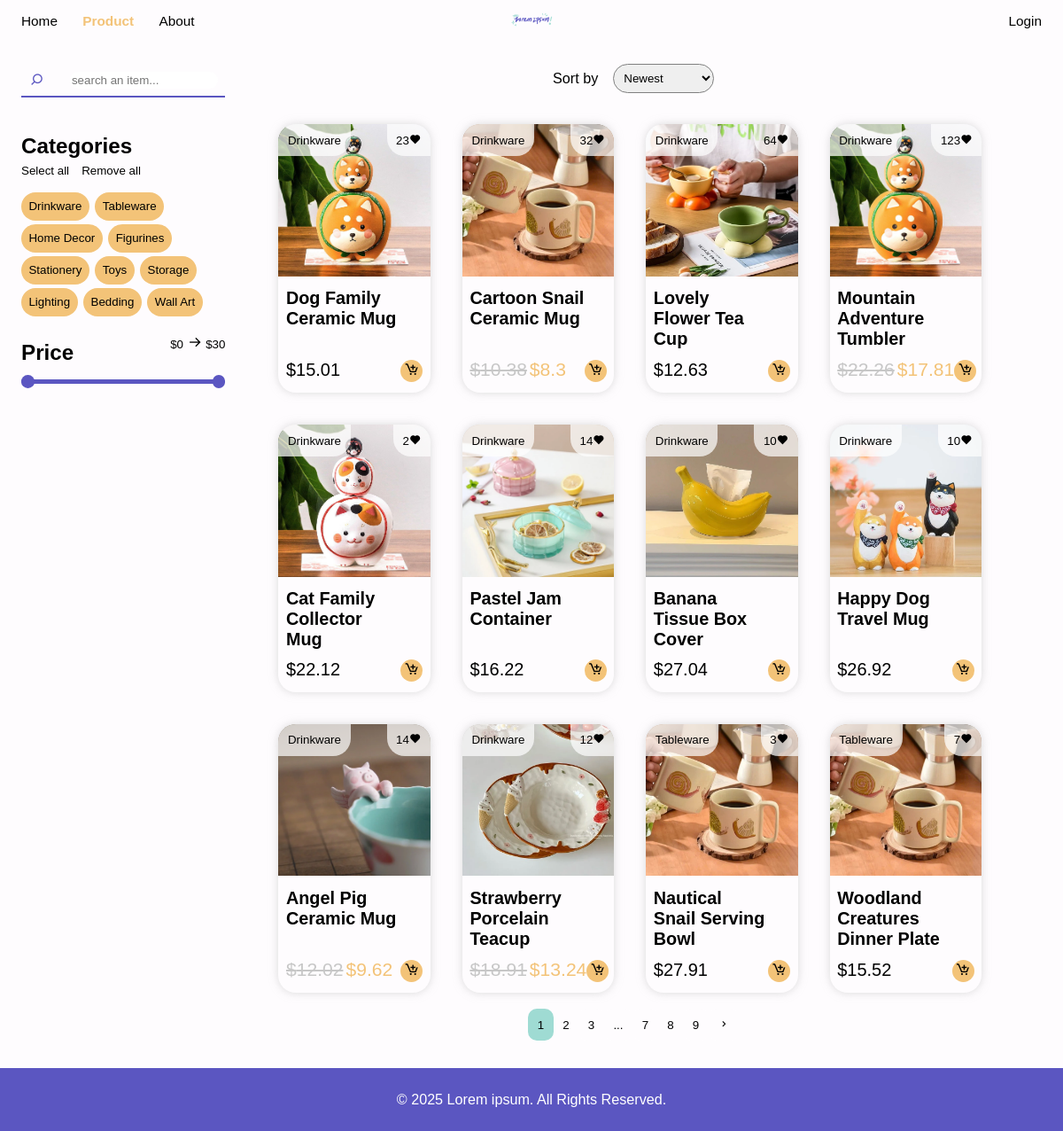
The app's page /product/ with its own data.
### tables this page shows
CREATE TABLE `categories` (
  `catID` int NOT NULL AUTO_INCREMENT,
  `catName` varchar(255) DEFAULT NULL,
  PRIMARY KEY (`catID`)
);

CREATE TABLE `products` (
  `id` int NOT NULL AUTO_INCREMENT,
  `title` varchar(255) NOT NULL,
  `imageLink` text,
  `productDesc` text,
  `catID` int DEFAULT NULL,
  `createdDate` datetime DEFAULT CURRENT_TIMESTAMP,
  `price` decimal(10,2) DEFAULT NULL,
  `salesAmount` decimal(10,0) DEFAULT '0',
  `inStock` decimal(10,0) DEFAULT '0',
  `discount` decimal(5,2) DEFAULT '0.00',
  PRIMARY KEY (`id`),
  KEY `catID` (`catID`),
  CONSTRAINT `products_ibfk_1` FOREIGN KEY (`catID`) REFERENCES `categories` (`catID`)
);

### app/controllers/ProductController.php (called while the page is built, shortened)
<?php
require_once __DIR__ . "/../models/ProductModel.php";
class ProductController
{
    private $model;
    private $limit;
    public function __construct()
    {
        $this->model = new ProductModel();
        $this->limit = 12;
    }
    public function index()
    {
        $categories = $this->model->get_categories();
        $get_cat = isset($_GET['category']) ? trim($_GET['category']) : "";
        $filter_cat = (!empty($get_cat)) ? [$get_cat] : array_column($categories, 'catID');
        $title = isset($_POST['title']) ? $_POST['title'] : "";
        $sort = ["by" => "createdDate", "order" => "DESC"];
        $filter = [
            "categories" => $filter_cat,
            "price_range" => [],
            "title" => $title
        ];
        $products = $this->model->get_products($sort, $filter, $this->limit, 0);
        require __DIR__ . "/../views/user/product/product.php";
    }
}

### app/models/ProductModel.php (called while the page is built, shortened)
<?php
require_once __DIR__ . "../../db.php";
class ProductModel
{
    private $db;
    public function __construct()
    {
        $this->db = Database::get_instance();
    }
    public function get_categories()
    {
        $stmt = $this->db->prepare("SELECT * FROM categories");
        $stmt->execute();
        $result = $stmt->get_result();
        $categories = $result->fetch_all(MYSQLI_ASSOC);
        return $categories;
    }
    public function get_products($sort, $filter, $limit, $offset)
    {
        $sort_key = $sort['by'];
        $sort_order = $sort['order'];
        $categories = $filter['categories'];
        $title = trim($filter['title']);
        $sql = "SELECT p.*, c.catName
            FROM products p
            JOIN categories c ON p.catID = c.catID
            WHERE 1=1";
        $params = [];
        $types = "";
        if (!empty($categories)) {
            $placeholders = implode(',', array_fill(0, count($categories), '?'));
            $sql .= " AND c.catID IN ($placeholders)";
            $params = array_merge($params, $categories);
            $types .= str_repeat("s", count($categories));
        }
        else {
            return [];
        }
        $sql .= " ORDER BY p.$sort_key $sort_order LIMIT ? OFFSET ?";
        $params[] = $limit;
        $params[] = $offset;
        $types .= "ii";
        $stmt = $this->db->prepare($sql);
        $stmt->bind_param($types, ...$params);
        $stmt->execute();
        $result = $stmt->get_result();
        $products = $result->fetch_all(MYSQLI_ASSOC);
        return $products;
    }
}

### app/db.php (called while the page is built, shortened)
<?php
class Database {
    public static $instance = null;
    public function __construct() {
        $this->connection = new mysqli('localhost','root','','lorem_ipsum');
    }
    public static function get_instance() {
        if (self::$instance == null) {
            self::$instance = new Database();
        }
        return self::$instance->connection;
    }
}
?>

### app/views/user/product/product.php (the view, shortened to what this page needs)
<div class="grid-1-4 container-inset">
    <?php require __DIR__ . "/filter.php"; ?>
    <div class="container">
        <?php require __DIR__ . "/sort.php"; ?>
        <div id="product-display">
            <?php if ($products != null && count($products) > 0): ?>
                <?php foreach ($products as $prod): ?>
                    <a class="card container" href="<?= PRODUCT_URL . slugify($prod["title"]) . "-" . htmlspecialchars($prod["id"]) ?>">
                        <div class="img-div" style="background-image: url('<?= IMAGE_PATH . htmlspecialchars($prod["imageLink"]) ?>')">
                            <div class="flex space-between">
                                <button class="tag tag-left"><?= htmlspecialchars($prod["catName"]) ?></button>
                                <button class="tag tag-right flex"><?= htmlspecialchars($prod['salesAmount']) ?><i class='bx bxs-heart'></i></button>
                            </div>
                        </div>
                        <div class="img-info">
                            <span class="flex-column space-between">
                                <h1><?= htmlspecialchars($prod["title"]) ?></h1>
                                <?php getDiscount($prod) ?>
                            </span>
                            <button
                                class="add-cart-btn"
                                data-id="<?= htmlspecialchars($prod['id']) ?>"
                                data-title="<?= htmlspecialchars($prod['title'], ENT_QUOTES) ?>">
                                <i class='bx bx-cart-add'></i>
                            </button>
                        </div>
                    </a>
                <?php endforeach; ?>
            <?php else: ?>
                <div class="empty" style="background-image: url('<?= IMAGE_PATH ?>empty.jpg');">No item available</div>
            <?php endif; ?>
        </div>
        <?php require __DIR__ . "/pagination.php"; ?>
    </div>
</div>

### app/views/user/product/filter.php (shortened to what this page needs)
<div id="filter">
    <div id="filter-search" class="mb-2">
        <i class='c-iris bx bx-search bx-rotate-90 me-2'></i>
        <input type="text" placeholder="search an item..." value=<?= e($title) ?>>
    </div>
    <div id="filter-categories" class="mt-2">
        <h2>Categories</h2>
        <div class="container">
            <div class="flex mb-2">
                <button id="select-all" class="btn-transparent me-2">Select all</button>
                <button id="remove-all" class="btn-transparent">Remove all</button>
            </div>
            <div id="categories-list">
                <?php foreach ($categories as $cat): ?>
                    <button
                        class=<?= in_array($cat['catID'], $filter_cat) ? "btn-active" : "" ?>
                        value=<?= e($cat['catID']) ?>>
                        <?= e($cat['catName']) ?>
                    </button>
                <?php endforeach; ?>
            </div>
        </div>
    </div>
    <div id="filter-price-range" class="mt-2">
        <div class="flex space-between" id="price-display">
            <h2>Price</h2>
            <div>
                <button class="btn-transparent" id="min-price-display"></button>
                <i class='bx bx-arrow-back bx-rotate-180'></i>
                <button class="btn-transparent" id="max-price-display"></button>
            </div>
        </div>
        <div class="slider-wrapper">
            <div class="slider-runnable-track"></div>
        </div>
    </div>
</div>

### app/utils.php
<?php
    function slugify($string) {
        $string = strtolower($string);
        $string = preg_replace('/[^a-z0-9\s-]/', '', $string);
        $string = preg_replace('/[\s-]+/', '-', $string);
        return trim($string, '-');
    }
    function getDiscount($item) {
        $price = $item['price'];
        $discount = round($price * (1 - $item['discount']), 2);
        if ($item['discount'] > 0) {
            echo "<span class='flex'>
                <h3 class='old-text' style='margin-right: 3px;'>$$price</h2>
                <h3 class='new-text'>$$discount</h2>
            </span>";
        } else {
            echo "<h3>$$price</h2>";
        }
    }
    function e($string) {
        return htmlspecialchars($string, ENT_QUOTES, 'UTF-8');
    }
?>

### public/css/index.css (style rules this page uses)
:root { --tiffany-blue: hsl(172, 45%, 74%); --snow: #fefcfe; --isabelline: #f3f3f3; --earth-yellow: #f3c378; --iris: #5b56c1; }
body { font-family: "Lexend", sans-serif; font-size: 2.2ex; background: var(--snow); margin: 0; padding: 0; display: flex; flex-direction: column; overflow: visible; min-height: 100vh; position: relative; padding-bottom: calc(2 * 10px + 2ex * 2 + 2vw); box-sizing: border-box; width: 100%; }
a { text-decoration: none; color: black; }
h1,h2,h3 { margin: 0.5ex 0; padding: 0; }
h1, h2,h3 { font-weight: normal; }

### public/css/common.css (style rules this page uses)
.container { display: flex; flex-direction: column; align-items: center; }
.container-inset { padding: 2vw; }
.btn-transparent { background: none; border: none; border-radius: var(--c); margin: 0; padding: 0; align-items: center; }
.flex { display: flex; align-items: stretch; }
.flex-column { display: flex; flex-direction: column; }
.space-between { justify-content: space-between; }
.mt-2 { margin-top: 2ex; }
.mb-2 { margin-bottom: 2ex; }
.me-2 { margin-right: 2ex; }
.c-iris { color: var(--iris); }
.img-div { background-size: cover; background-repeat: no-repeat; background-position: top; width: 100%; aspect-ratio: 1/1; }
span { font-size: 2ex; }
input { border: 1px solid gray; padding: 1.5ex; border-radius: 10px; box-sizing: border-box; width: 100%; }
div { box-sizing: border-box; width: 100%; }
button { font-family: "Lexend", sans-serif; padding: 1.5ex; border-radius: 10px; background-color: var(--snow); border: 1px solid black; text-align: center; }
.slider-wrapper { position: relative; height: 1.5em; }
.slider-runnable-track { position: absolute; height: 5px; background-color: var(--iris); top: 0; bottom: 0; margin: auto; border-radius: 5px; z-index: 2; }
.old-text { color: rgb(199, 199, 199); text-decoration: line-through; }
.new-text { color: var(--earth-yellow); }

### public/css/home.css (style rules this page uses)
:root { --r: 20px; --c: 100px; }

### public/css/product.css (style rules this page uses)
.grid-1-4 { display: grid; grid-template-columns: 1fr 4fr; }
#product-display { display: flex; flex-wrap: wrap; margin-left: 7vw; }
#product-display .card { width: calc((100vw * 4/7) / 4); border-radius: var(--r); box-shadow: 0 0 10px 0.5px rgba(202, 201, 201, 0.619); margin: 1.5vw; }
#product-display h1 { font-size: 2.2ex; font-weight: bolder; }
#product-display span { font-size: 2ex; }
#product-display .img-div { border-radius: var(--r) var(--r) 0 0; }
#product-display .img-info { height: 100%; padding: 5%; display: flex; align-items: center; justify-content: space-between; align-items: last baseline; }
#product-display .img-info .flex-column { height: 100%; }
#product-display .add-cart-btn { border: none; background-color: var(--earth-yellow); margin: 0; padding: 0; height: 25px; width: 25px; font-size: 2ex; text-align: center; aspect-ratio: 1/1; align-items: center; font-weight: bold; border-radius: var(--c); }
.tag { background-color: rgba(255, 255, 255, 0.7); border: none; color: black; }
.tag-left { border-radius: var(--r) 0 var(--r) 0; }
.tag-right { border-radius: 0 var(--r) 0 var(--r) ; }
#filter-search { border-bottom: 2px solid var(--iris); padding: 1ex; display: flex; align-items: center; }
#filter-search input { padding: 2px; border: none; width: 90%; }
#categories-list button { color: black; background-color: var(--earth-yellow); border: none; border-radius: var(--c); opacity: 0.3; padding: 1.2ex; margin: 0 2px 4px 0; }
#categories-list .btn-active { opacity: 1; }
#price-display div { align-items: center; justify-content: flex; width: fit-content; }
#filter-categories h2, #filter-price-range h2 { font-weight: bold; }
#filter { display: flex; flex-direction: column; }

### records on screen
categories: $cat['catID'] 1 (drawn), catName "Drinkware"
categories: $cat['catID'] 2 (drawn), catName "Tableware"
categories: $cat['catID'] 3 (drawn), catName "Home Decor"
categories: $cat['catID'] 4 (drawn), catName "Figurines"
categories: $cat['catID'] 5 (drawn), catName "Stationery"
categories: $cat['catID'] 6 (drawn), catName "Toys"
categories: $cat['catID'] 7 (drawn), catName "Storage"
categories: $cat['catID'] 8 (drawn), catName "Lighting"
categories: $cat['catID'] 9 (drawn), catName "Bedding"
categories: $cat['catID'] 10 (drawn), catName "Wall Art"
products: imageLink (picture), catID.catName "Drinkware", salesAmount "23", title "Dog Family Ceramic Mug", price "15.01"
products: imageLink (picture), catID.catName "Drinkware", salesAmount "32", title "Cartoon Snail Ceramic Mug", price "10.38", discount "8.3"
products: imageLink (picture), catID.catName "Drinkware", salesAmount "64", title "Lovely Flower Tea Cup", price "12.63"
products: imageLink (picture), catID.catName "Drinkware", salesAmount "123", title "Mountain Adventure Tumbler", price "22.26", discount "17.81"
products: imageLink (picture), catID.catName "Drinkware", salesAmount "2", title "Cat Family Collector Mug", price "22.12"
products: imageLink (picture), catID.catName "Drinkware", salesAmount "14", title "Pastel Jam Container", price "16.22"
products: imageLink (picture), catID.catName "Drinkware", salesAmount "10", title "Banana Tissue Box Cover", price "27.04"
products: imageLink (picture), catID.catName "Drinkware", salesAmount "10", title "Happy Dog Travel Mug", price "26.92"
products: imageLink (picture), catID.catName "Drinkware", salesAmount "14", title "Angel Pig Ceramic Mug", price "12.02", discount "9.62"
products: imageLink (picture), catID.catName "Drinkware", salesAmount "12", title "Strawberry Porcelain Teacup", price "18.91", discount "13.24"
products: imageLink (picture), catID.catName "Tableware", salesAmount "3", title "Nautical Snail Serving Bowl", price "27.91"
products: imageLink (picture), catID.catName "Tableware", salesAmount "7", title "Woodland Creatures Dinner Plate", price "15.52"

### other values on screen
$total_pages - 2 "7"
$total_pages - 1 "8"
$total_pages "9"
